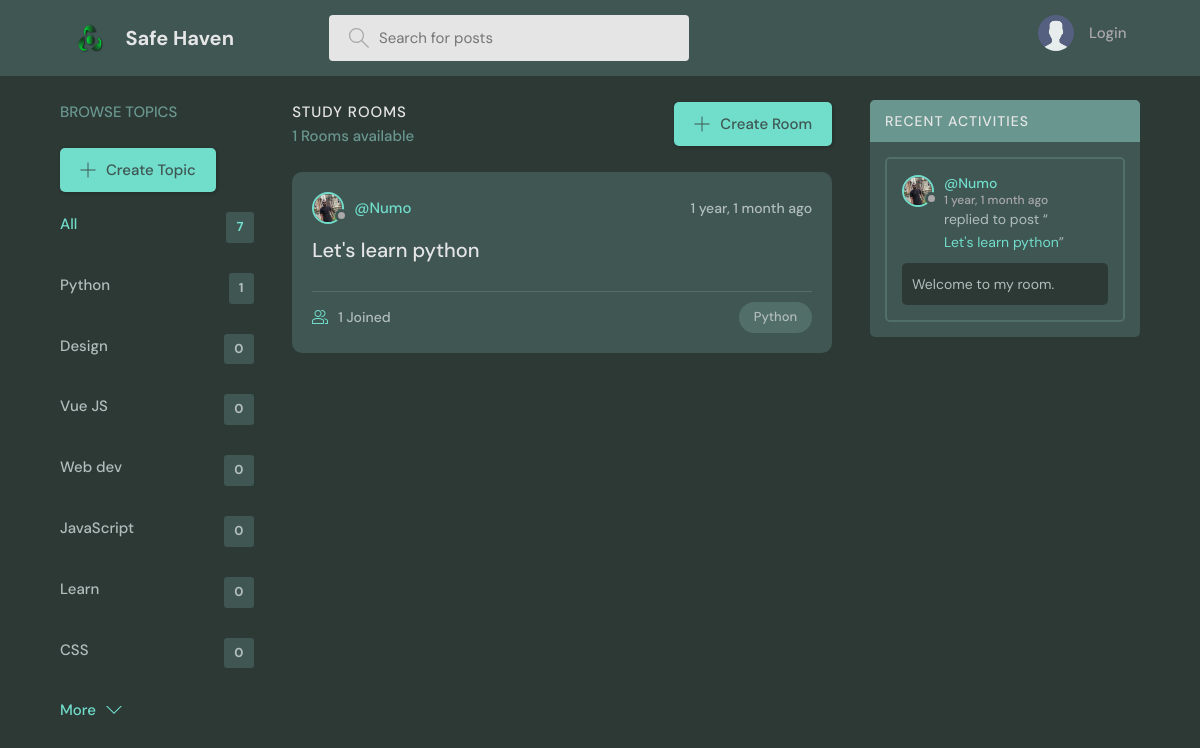
The page / on the database its author committed.
### base/models.py (models this page shows, shortened)
class Topic(models.Model):
    name = models.CharField(max_length=200)

class Room(models.Model):
    host = models.ForeignKey(User, on_delete=models.SET_NULL, null=True)
    topic = models.ForeignKey(Topic, on_delete=models.SET_NULL, null=True)
    name = models.CharField(max_length=200)
    description = models.TextField(null=True, blank=True)
    participants = models.ManyToManyField(
        User, related_name='participants', blank=True)
    updated = models.DateTimeField(auto_now=True)
    created = models.DateTimeField(auto_now_add=True)
    class Meta:
        ordering = ['-updated', '-created']
    def __str__(self):
        return self.name

class User(AbstractUser):
    name = models.CharField(max_length=200, null=True)
    email = models.EmailField(unique=True, null=True)
    bio = models.TextField(null=True)
    avatar = models.ImageField(null=True, default="avatar.svg")
    USERNAME_FIELD = 'email'
    REQUIRED_FIELDS = []

class Message(models.Model):
    user = models.ForeignKey(User, on_delete=models.CASCADE)
    room = models.ForeignKey(Room, on_delete=models.CASCADE)
    body = models.TextField()
    updated = models.DateTimeField(auto_now=True)
    created = models.DateTimeField(auto_now_add=True)
    class Meta:
        ordering = ['-updated', '-created']

### base/views.py (the view)
# urls.py: path('', views.home, name="home"),
def home(request):
    q = request.GET.get('q') if request.GET.get('q') != None else ''
    rooms = Room.objects.filter(
        Q(topic__name__icontains=q) |
        Q(name__icontains=q) |
        Q(description__icontains=q)
    )
    topics = Topic.objects.all()[0:7]
    room_count = rooms.count()
    room_messages = Message.objects.filter(
        Q(room__topic__name__icontains=q))[0:3]
    context = {'rooms': rooms, 'topics': topics,
               'room_count': room_count, 'room_messages': room_messages}
    return render(request, 'base/home.html', context)

### base/templates/base/home.html (shortened to what this page needs)
{% extends 'main.html' %}
{% block content %}
<main class="layout layout--3">
  <div class="container">
    {% include 'base/topics_component.html' %}
    <div class="roomList">
      <div class="roomList__header">
        <div>
          <h2>Study Rooms</h2>
          <p>{{room_count}} Rooms available</p>
        </div>
        <a class="btn btn--main" href="{% url 'create-room' %}">
          <svg version="1.1" xmlns="http://www.w3.org/2000/svg" width="32" height="32" viewBox="0 0 32 32">
            <title>add</title>
            <path
              d="M16.943 0.943h-1.885v14.115h-14.115v1.885h14.115v14.115h1.885v-14.115h14.115v-1.885h-14.115v-14.115z">
            </path>
          </svg>
          Create Room
        </a>
      </div>
      {% include 'base/feed_component.html' %}
    </div>
    {% include 'base/activity_component.html' %}
  </div>
</main>
{% endblock %}

### base/templates/base/topics_component.html
<div class="topics">
    <div class="topics__header">
        <h2>Browse Topics</h2>
        <br>
        <a class="btn btn--main" href="{% url 'create-topic' %}">
            <svg version="1.1" xmlns="http://www.w3.org/2000/svg" width="32" height="32" viewBox="0 0 32 32">
              <title>add</title>
              <path
                d="M16.943 0.943h-1.885v14.115h-14.115v1.885h14.115v14.115h1.885v-14.115h14.115v-1.885h-14.115v-14.115z">
              </path>
            </svg>
            Create Topic
          </a>
    </div>
    <ul class="topics__list">
        <li>
            <a href="{% url 'home' %}" class="active">All <span>{{topics.count}}</span></a>
        </li>
        {% for topic in topics %}
        <li>
            <a href="{% url 'home' %}?q={{topic.name}}">{{topic.name}}<span>{{topic.room_set.all.count}}</span></a>
        </li>
        {% endfor %}
    </ul>
    <a class="btn btn--link" href="{% url 'topics' %}">
        More
        <svg version="1.1" xmlns="http://www.w3.org/2000/svg" width="32" height="32" viewBox="0 0 32 32">
            <title>chevron-down</title>
            <path d="M16 21l-13-13h-3l16 16 16-16h-3l-13 13z"></path>
        </svg>
    </a>
</div>

### base/templates/base/feed_component.html (shortened to what this page needs)
{% for room in rooms %}
<div class="roomListRoom">
    <div class="roomListRoom__header">
        <a href="{% url 'user-profile' room.host.id %}" class="roomListRoom__author">
            <div class="avatar avatar--small">
                <img src="{{room.host.avatar.url}}" />
            </div>
            <span>@{{room.host.username}}</span>
        </a>
        <div class="roomListRoom__actions">
            <span>{{room.created|timesince}} ago</span>
        </div>
    </div>
    <div class="roomListRoom__content">
        <a href="{% url 'room' room.id %}">{{room.name}}</a>
    </div>
    <div class="roomListRoom__meta">
        <a href="{% url 'room' room.id %}" class="roomListRoom__joined">
            {{room.participants.all.count}} Joined
        </a>
        <p class="roomListRoom__topic">{{room.topic.name}}</p>
    </div>
</div>
{% endfor %}

### base/templates/base/activity_component.html (shortened to what this page needs)
<div class="activities">
    <div class="activities__header">
        <h2>Recent Activities</h2>
    </div>
    {% for message in room_messages %}
    <div class="activities__box">
        <div class="activities__boxHeader roomListRoom__header">
            <a href="{% url 'user-profile' message.user.id %}" class="roomListRoom__author">
                <div class="avatar avatar--small">
                    <img src="{{message.user.avatar.url}}" />
                </div>
                <p>
                    @{{message.user.username}}
                    <span>{{message.created|timesince}} ago</span>
                </p>
            </a>
        </div>
        <div class="activities__boxContent">
            <p>replied to post “<a href="{% url 'room' message.room.id %}">{{message.room}}</a>”</p>
            <div class="activities__boxRoomContent">{{message.body}}</div>
        </div>
    </div>
    {% endfor %}
</div>

### rows shown on the page
Topic: name "Python", room_set.all.count "1"
Topic: name "Design", room_set.all.count "0"
Topic: name "Vue JS", room_set.all.count "0"
Topic: name "Web dev", room_set.all.count "0"
Topic: name "JavaScript", room_set.all.count "0"
Topic: name "Learn", room_set.all.count "0"
Topic: name "CSS", room_set.all.count "0"
Room: host.avatar (picture), host.username "Numo", created "1 year, 1 month", name "Let's learn python", participants.all.count "1", topic.name "Python"
Message: user.avatar (picture), user.username "Numo", created "1 year, 1 month", room "Let's learn python", body "Welcome to my room."

### other values the page prints
{{ topics.count }} "7"
{{ room_count }} "1"
